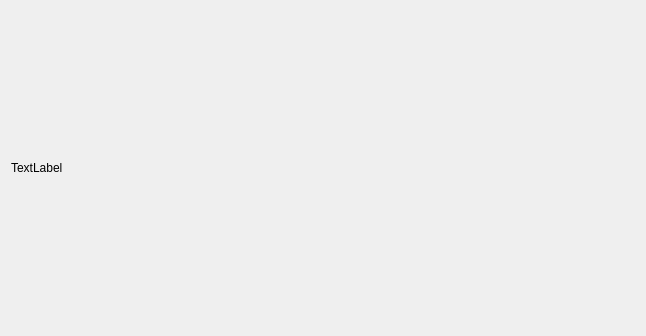
<?xml version="1.0" encoding="UTF-8"?>
<ui version="4.0">
 <class>LoadingDlg</class>
 <widget class="QDialog" name="LoadingDlg">
  <property name="geometry">
   <rect>
    <x>0</x>
    <y>0</y>
    <width>646</width>
    <height>336</height>
   </rect>
  </property>
  <property name="windowTitle">
   <string>Dialog</string>
  </property>
  <layout class="QVBoxLayout" name="verticalLayout">
   <item>
    <widget class="QLabel" name="loading_lb">
     <property name="text">
      <string>TextLabel</string>
     </property>
    </widget>
   </item>
  </layout>
 </widget>
 <resources/>
 <connections/>
</ui>
